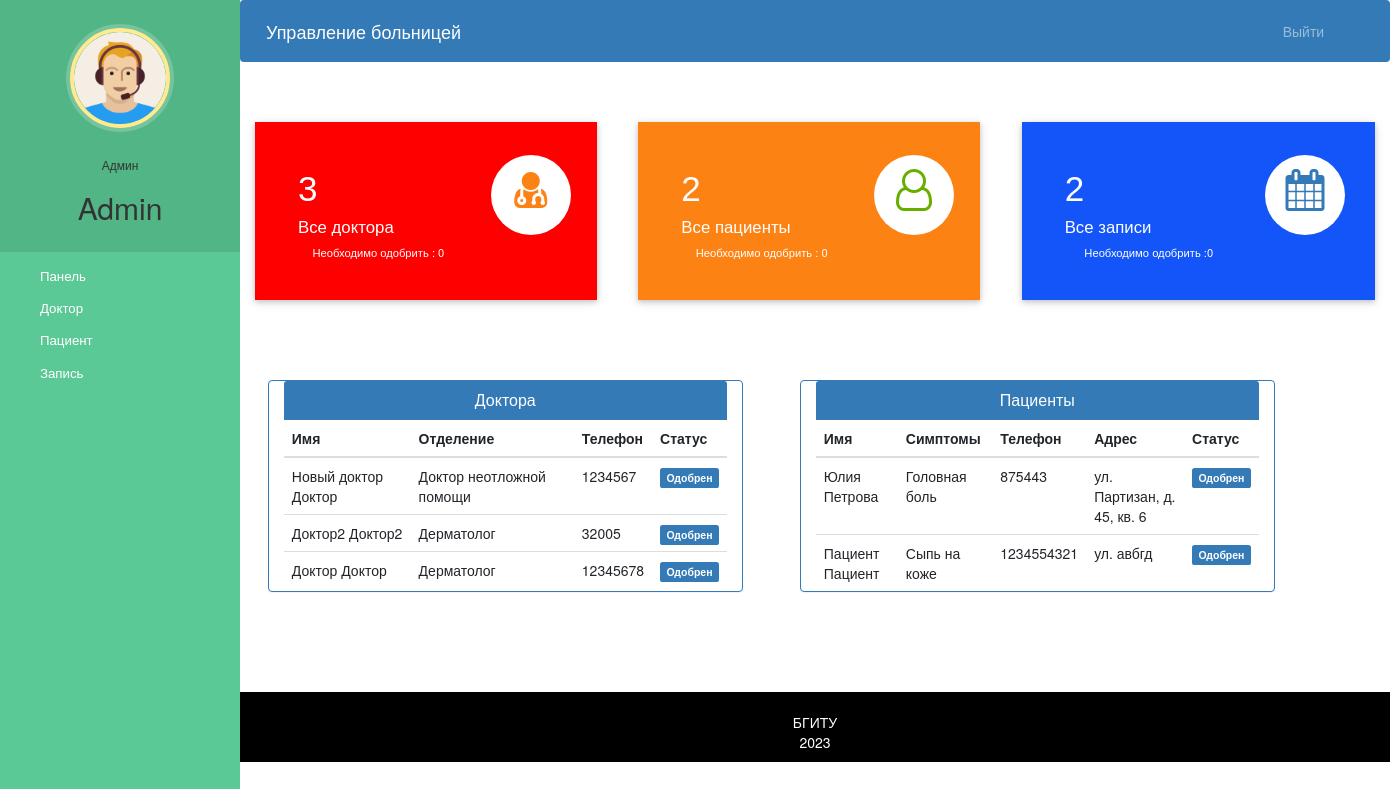
Page /admin-dashboard (signed in) on the committed database.
### hospital/models.py (models this page shows, shortened)
class Doctor(models.Model):
    user=models.OneToOneField(User,on_delete=models.CASCADE)
    profile_pic= models.ImageField(upload_to='profile_pic/DoctorProfilePic/',null=True,blank=True)
    address = models.CharField(max_length=40)
    mobile = models.CharField(max_length=20,null=True)
    department= models.CharField(max_length=50,choices=departments,default='Cardiologist')
    status=models.BooleanField(default=False)
    @property
    def get_name(self):
        return self.user.first_name+" "+self.user.last_name

class Patient(models.Model):
    user=models.OneToOneField(User,on_delete=models.CASCADE)
    profile_pic= models.ImageField(upload_to='profile_pic/PatientProfilePic/',null=True,blank=True)
    address = models.CharField(max_length=40)
    mobile = models.CharField(max_length=20,null=False)
    symptoms = models.CharField(max_length=100,null=False)
    assignedDoctorId = models.PositiveIntegerField(null=True)
    admitDate=models.DateField(auto_now=True)
    status=models.BooleanField(default=False)
    @property
    def get_name(self):
        return self.user.first_name+" "+self.user.last_name

### hospital/views.py (the view)
# urls.py: path('admin-dashboard', views.admin_dashboard_view,name='admin-dashboard'),
@login_required(login_url='adminlogin')
@user_passes_test(is_admin)
def admin_dashboard_view(request):
    doctors=models.Doctor.objects.all().order_by('-id')
    patients=models.Patient.objects.all().order_by('-id')
    doctorcount=models.Doctor.objects.all().filter(status=True).count()
    pendingdoctorcount=models.Doctor.objects.all().filter(status=False).count()
    patientcount=models.Patient.objects.all().filter(status=True).count()
    pendingpatientcount=models.Patient.objects.all().filter(status=False).count()
    appointmentcount=models.Appointment.objects.all().filter(status=True).count()
    pendingappointmentcount=models.Appointment.objects.all().filter(status=False).count()
    mydict={
    'doctors':doctors,
    'patients':patients,
    'doctorcount':doctorcount,
    'pendingdoctorcount':pendingdoctorcount,
    'patientcount':patientcount,
    'pendingpatientcount':pendingpatientcount,
    'appointmentcount':appointmentcount,
    'pendingappointmentcount':pendingappointmentcount,
    }
    return render(request,'hospital/admin_dashboard.html',context=mydict)

### hospital/views.py (called while the page is built)
def is_admin(user):
    return user.groups.filter(name='ADMIN').exists()

### templates/hospital/admin_dashboard.html
{% extends 'hospital/admin_base.html' %}
{% load static %}
{% block content %}
{%include 'hospital/admin_dashboard_cards.html'%}
<br><br><br><br>
<div class="container">
  <div class="row">
    <div class="panel panel-primary col-md-5" style="margin-left:2%;">
      <div class="panel-heading" style="text-align:center;">
        <h6 class="panel-title">Доктора</h6>
      </div>
      <table class="table table-hover" id="dev-table">
        <thead>
          <tr>
            <th>Имя</th>
            <th>Отделение</th>
            <th>Телефон</th>
            <th>Статус</th>
          </tr>
        </thead>
        {% for d in doctors %}
        <tr>
          <td> {{d.get_name}}</td>
          <td>{{d.department}}</td>
          <td>{{d.mobile}}</td>
          {%if d.status%}
          <td> <span class="label label-primary">Одобрен</span></td>
          {% else %}
          <td> <span class="label label-success">Ожидает</span></td>
          {% endif %}
        </tr>
        {% endfor %}
      </table>
    </div>
    <div class="panel panel-primary col-md-5" style="margin-left:5%;">
      <div class="panel-heading" style="text-align:center;">
        <h6 class="panel-title">Пациенты</h6>
      </div>
      <table class="table table-hover" id="dev-table">
        <thead>
          <tr>
            <th>Имя</th>
            <th>Симптомы</th>
            <th>Телефон</th>
            <th>Адрес</th>
            <th>Статус</th>
          </tr>
        </thead>
        {% for p in patients %}
        <tr>
          <td> {{p.get_name}}</td>
          <td>{{p.symptoms}}</td>
          <td>{{p.mobile}}</td>
          <td>{{p.address}}</td>
          {%if p.status%}
          <td> <span class="label label-primary">Одобрен</span></td>
          {% else %}
          <td> <span class="label label-success">Ожидает</span></td>
          {% endif %}
        </tr>
        {% endfor %}
      </table>
    </div>
  </div>
</div>
{% endblock content %}

### templates/hospital/admin_base.html (shortened to what this page needs)
<!DOCTYPE html>
{% load static %}
<html lang="en">
<head>
  <link rel="stylesheet" href="https://stackpath.bootstrapcdn.com/bootstrap/4.3.1/css/bootstrap.min.css">
  <link rel="stylesheet" href="https://maxcdn.bootstrapcdn.com/font-awesome/4.7.0/css/font-awesome.min.css">
  <link rel="stylesheet" href="{% static '/style.css' %}">
</head>
<body>
  <nav class="menu" tabindex="0">
    <header class="avatar">
      <img src="{% static "images/adminpropic.png" %}" />
      <br><br>
      <h6>Админ</h6>
      <h2>{{request.user.first_name}}</h2>
    </header>
    <ul>
      <li tabindex="0" class="icon-dashboard"> <a style="color:white; text-decoration:none;" href="/admin-dashboard"><span>Панель</span></a> </li>
      <li tabindex="0" class="icon-customers"> <a style="color:white; text-decoration:none;" href="/admin-doctor"><span>Доктор</span></a></li>
      <li tabindex="0" class="icon-users"> <a style="color:white; text-decoration:none;" href="/admin-patient"><span>Пациент</span></a></li>
      <li tabindex="0" class="icon-calendar"> <a style="color:white; text-decoration:none;" href="/admin-appointment"><span>Запись</span></a></li>
    </ul>
  </nav>
  <main>
    <div class="bs-example">
      <nav class="navbar navbar-expand-md  navbar-dark fixed-top" style="background:#337AB7;">
        <a href="/admin-dashboard" class="navbar-brand">Управление больницей</a>
        <div class="collapse navbar-collapse justify-content-between" id="navbarCollapse">
          <div class="navbar-nav" style=" margin-left: 90%;">
            <a href="/logout" class="nav-item nav-link">Выйти</a>
          </div>
        </div>
      </nav>
    </div>
    <br><br>
    {% block content %}
    {% endblock content %}
    <br><br><br><br>
    <footer>
      <br>
      <div class="container">
        <div class="row">
          <div class="col-md-12 col-sm-12">
            <div style="color:#ffffff;" class="wow fadeInUp footer-copyright">
              <p>БГИТУ <br>
                2023 </p>
            </div>
          </div>
        </div>
      </div>
    </footer>
  </main>
</body>
</html>

### static/style.css (style rules this page uses)
body { padding-left: 240px; }
main { position: relative; height: 100vh; }
.menu { background: #5bc995; height: 100vh; width: 240px; position: fixed; top: 0px; left: 0; z-index: 5; outline: none; }
.menu .avatar { background: rgba(0, 0, 0, 0.1); padding: 2em 0.5em; text-align: center; }
.menu .avatar img { width: 100px; border-radius: 50%; overflow: hidden; border: 4px solid #ffea92; box-shadow: 0 0 0 4px rgba(255, 255, 255, 0.2); }
.menu .avatar h2 { font-weight: normal; margin-bottom: 0; }
.menu ul { list-style: none; padding: 0.5em 0; margin: 0; }
.menu ul li { padding: 0.5em 1em 0.5em 3em; font-size: 0.95em; font-weight: regular; background-repeat: no-repeat; background-position: left 15px center; background-size: auto 20px; transition: all 0.15s linear; cursor: pointer; }
.menu ul li.icon-dashboard { background-image: url("http://www.entypo.com/images//gauge.svg"); }
.menu ul li.icon-customers { background-image: url("http://www.entypo.com/images//briefcase.svg"); }
.menu ul li.icon-users { background-image: url("http://www.entypo.com/images//users.svg"); }
.menu ul li.icon-calendar { background-image: url("http://www.entypo.com/images//calendar.svg"); }

### templates/hospital/admin_base.html (style rules this page uses)
a:link { text-decoration: none; }
a { color: white; }
footer { padding: 0px 0px 0px 0px; background-color: black; margin: 0px; }
p { text-align: center; }
body { padding-left: 240px; }
main { position: relative; height: 100vh; }
.menu { background: #5bc995; height: 100vh; width: 240px; position: fixed; top: 0px; left: 0; z-index: 5; outline: none; }
.menu .avatar { background: rgba(0, 0, 0, 0.1); padding: 2em 0.5em; text-align: center; }
.menu .avatar img { width: 100px; border-radius: 50%; overflow: hidden; border: 4px solid #ffea92; box-shadow: 0 0 0 4px rgba(255, 255, 255, 0.2); }
.menu .avatar h2 { font-weight: normal; margin-bottom: 0; }
.menu ul { list-style: none; padding: 0.5em 0; margin: 0; }
.menu ul li { padding: 0.5em 1em 0.5em 3em; font-size: 0.95em; font-weight: regular; background-repeat: no-repeat; background-position: left 15px center; background-size: auto 20px; transition: all 0.15s linear; cursor: pointer; }
.menu ul li.icon-dashboard { background-image: url("http://www.entypo.com/images//gauge.svg"); }
.menu ul li.icon-customers { background-image: url("http://www.entypo.com/images//briefcase.svg"); }
.menu ul li.icon-users { background-image: url("http://www.entypo.com/images//users.svg"); }
.menu ul li.icon-calendar { background-image: url("http://www.entypo.com/images//calendar.svg"); }

### rows in the picture
Doctor: get_name "Новый доктор Доктор", department "Доктор неотложной помощи", mobile "1234567", status "Одобрен"
Doctor: get_name "Доктор2 Доктор2", department "Дерматолог", mobile "32005", status "Одобрен"
Doctor: get_name "Доктор Доктор", department "Дерматолог", mobile "12345678", status "Одобрен"
Patient: get_name "Юлия Петрова", symptoms "Головная боль", mobile "875443", address "ул. Партизан, д. 45, кв. 6", status "Одобрен"
Patient: get_name "Пациент Пациент", symptoms "Сыпь на коже", mobile "1234554321", address "ул. авбгд", status "Одобрен"

### other values in the picture
{{ request.user.first_name }} "Admin"
{{ doctorcount }} "3"
{{ pendingdoctorcount }} "0"
{{ patientcount }} "2"
{{ pendingpatientcount }} "0"
{{ appointmentcount }} "2"
{{ pendingappointmentcount }} "0"
